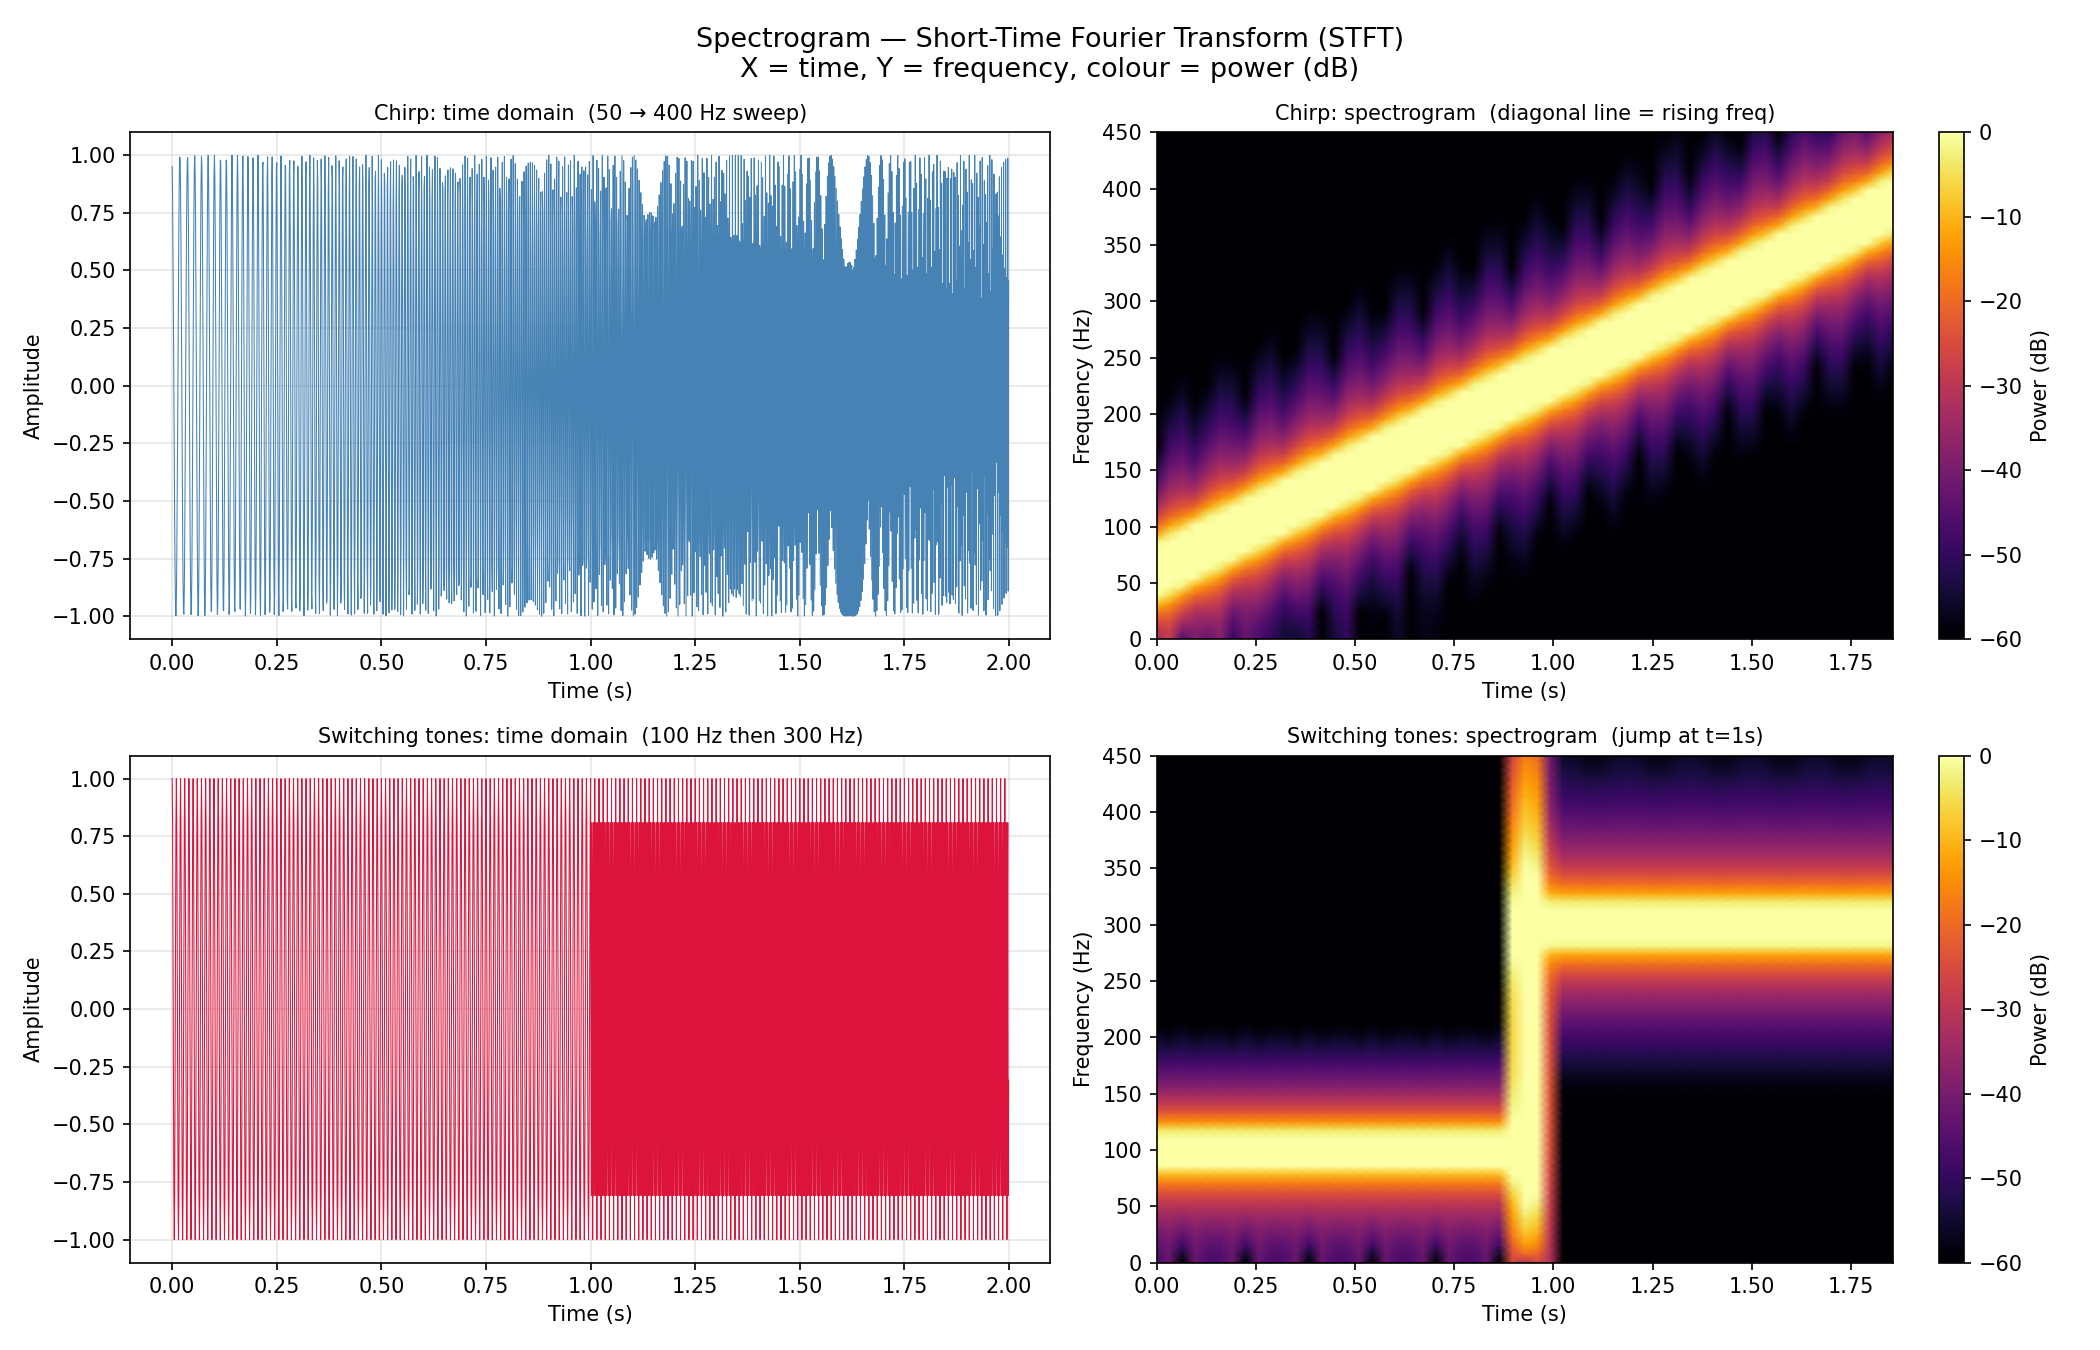

Write Python code to recreate this figure.
"""
Topic 4 — Digital Signal Processing
Part D: Spectrogram — time + frequency together (Short-Time Fourier Transform).

The FFT gives you ONE frequency snapshot of the entire signal.
The spectrogram gives you frequency content at every moment in time.

How it works (STFT — Short-Time Fourier Transform):
  1. Slide a window of width nperseg across the signal, stepping by (nperseg - noverlap)
  2. At each position, compute the FFT of that window
  3. Stack all the FFT magnitude columns → 2D image:
       X-axis = time,  Y-axis = frequency,  colour = power

Time vs frequency resolution tradeoff (Heisenberg-Gabor limit):
  Δt × Δf ≥ 1 / (4π)
  Short window → fine time resolution, coarse frequency resolution
  Long window  → coarse time resolution, fine frequency resolution

In 5G, this tradeoff appears in OFDM symbol design:
  subcarrier spacing (Δf) × symbol duration (Δt) = 1

No scipy needed — implemented entirely in numpy.

Run:
    python spectrogram.py
"""

import numpy as np
import matplotlib
matplotlib.use('Agg')
import matplotlib.pyplot as plt


# ── STFT / Spectrogram from scratch ───────────────────────────────────

def stft(x: np.ndarray, fs: float,
         nperseg: int = 128,
         noverlap: int = 96) -> tuple[np.ndarray, np.ndarray, np.ndarray]:
    """
    Short-Time Fourier Transform.

    Args:
        x        : input signal (1D)
        fs       : sampling rate (Hz)
        nperseg  : samples per window (controls frequency resolution)
        noverlap : overlap between consecutive windows (controls time resolution)

    Returns:
        freqs   : frequency axis (Hz),  shape (nperseg//2 + 1,)
        times   : time axis (s),        shape (n_frames,)
        Sxx     : power spectral density, shape (len(freqs), n_frames)
    """
    step    = nperseg - noverlap
    n_frames = (len(x) - nperseg) // step + 1

    freqs = np.fft.rfftfreq(nperseg, 1 / fs)
    times = np.arange(n_frames) * step / fs

    # Hanning window: tapers each segment to zero at edges,
    # reducing spectral leakage between adjacent frequency bins.
    window = np.hanning(nperseg)

    Sxx = np.zeros((len(freqs), n_frames))

    for i in range(n_frames):
        start   = i * step
        segment = x[start : start + nperseg] * window
        fft_out = np.fft.rfft(segment)
        Sxx[:, i] = np.abs(fft_out) ** 2   # power = |amplitude|²

    return freqs, times, Sxx


# ── Chirp signal ───────────────────────────────────────────────────────
# A chirp is a sinusoid whose frequency changes over time.
# Here: starts at 50 Hz, sweeps linearly to 400 Hz over 2 seconds.
#
# Instantaneous frequency:  f(t) = 50 + 175·t
# To get the signal:  x(t) = cos(2π · ∫f(t)dt) = cos(2π · (50t + 87.5t²))
#
# np.cumsum approximates the integral: ∫f(t)dt ≈ Σ f[n]/f_s

f_s = 1000
t   = np.linspace(0, 2.0, 2 * f_s, endpoint=False)

f_inst = 50 + 175 * t           # instantaneous frequency at each time step
phase  = np.cumsum(f_inst) / f_s # ∫ f(t) dt  (numerical integration)
x_chirp = np.cos(2 * np.pi * phase)


# ── Compute spectrogram ───────────────────────────────────────────────
freqs, times, Sxx = stft(x_chirp, f_s, nperseg=128, noverlap=96)
Sxx_db = 10 * np.log10(Sxx + 1e-12)   # convert to dB for better visual contrast


# ── Also demo two pure tones switching at t=1s ────────────────────────
# Signal 1: 100 Hz for the first second, then 300 Hz for the second second.
# The spectrogram should show a horizontal line that jumps at t=1.
x_switch = np.concatenate([
    np.cos(2 * np.pi * 100 * t[:f_s]),
    np.cos(2 * np.pi * 300 * t[:f_s]),
])
freqs2, times2, Sxx2 = stft(x_switch, f_s, nperseg=128, noverlap=96)
Sxx2_db = 10 * np.log10(Sxx2 + 1e-12)


# ── Plot ──────────────────────────────────────────────────────────────
fig, axes = plt.subplots(2, 2, figsize=(14, 9))
fig.suptitle('Spectrogram — Short-Time Fourier Transform (STFT)\n'
             'X = time, Y = frequency, colour = power (dB)', fontsize=13)

# Chirp — time domain
axes[0, 0].plot(t, x_chirp, color='steelblue', linewidth=0.5)
axes[0, 0].set_title('Chirp: time domain  (50 → 400 Hz sweep)', fontsize=10)
axes[0, 0].set_xlabel('Time (s)')
axes[0, 0].set_ylabel('Amplitude')
axes[0, 0].grid(True, alpha=0.3)

# Chirp — spectrogram
im1 = axes[0, 1].pcolormesh(times, freqs, Sxx_db,
                              shading='gouraud', cmap='inferno',
                              vmin=-60, vmax=0)
axes[0, 1].set_title('Chirp: spectrogram  (diagonal line = rising freq)', fontsize=10)
axes[0, 1].set_xlabel('Time (s)')
axes[0, 1].set_ylabel('Frequency (Hz)')
axes[0, 1].set_ylim([0, 450])
plt.colorbar(im1, ax=axes[0, 1], label='Power (dB)')

# Switching tones — time domain
t_full = np.linspace(0, 2.0, 2 * f_s, endpoint=False)
axes[1, 0].plot(t_full, x_switch, color='crimson', linewidth=0.5)
axes[1, 0].set_title('Switching tones: time domain  (100 Hz then 300 Hz)', fontsize=10)
axes[1, 0].set_xlabel('Time (s)')
axes[1, 0].set_ylabel('Amplitude')
axes[1, 0].grid(True, alpha=0.3)

# Switching tones — spectrogram
im2 = axes[1, 1].pcolormesh(times2, freqs2, Sxx2_db,
                              shading='gouraud', cmap='inferno',
                              vmin=-60, vmax=0)
axes[1, 1].set_title('Switching tones: spectrogram  (jump at t=1s)', fontsize=10)
axes[1, 1].set_xlabel('Time (s)')
axes[1, 1].set_ylabel('Frequency (Hz)')
axes[1, 1].set_ylim([0, 450])
plt.colorbar(im2, ax=axes[1, 1], label='Power (dB)')

plt.tight_layout()
plt.savefig('spectrogram.png', dpi=150)
print("Plot saved → spectrogram.png")
plt.show()


# ── Window size tradeoff demo ─────────────────────────────────────────
print()
print("=== Time vs Frequency Resolution Tradeoff ===\n")
print(f"  {'nperseg':>10}  {'Δt (ms)':>10}  {'Δf (Hz)':>10}  {'Note'}")
print("  " + "-" * 52)
for nperseg in [32, 64, 128, 256, 512]:
    step  = nperseg // 4            # 75% overlap
    dt_ms = step / f_s * 1000
    df_hz = f_s / nperseg
    note  = ("fine time" if nperseg <= 64 else
             "fine freq" if nperseg >= 256 else "balanced")
    print(f"  {nperseg:>10}  {dt_ms:>10.1f}  {df_hz:>10.1f}  {note}")

print()
print("  5G NR OFDM relevance:")
print("  subcarrier spacing Δf = 15/30/60/120 kHz (numerology μ=0,1,2,3)")
print("  symbol duration   Δt = 1/Δf")
print("  Same tradeoff: wider subcarriers = shorter symbols = better for mobility.")
